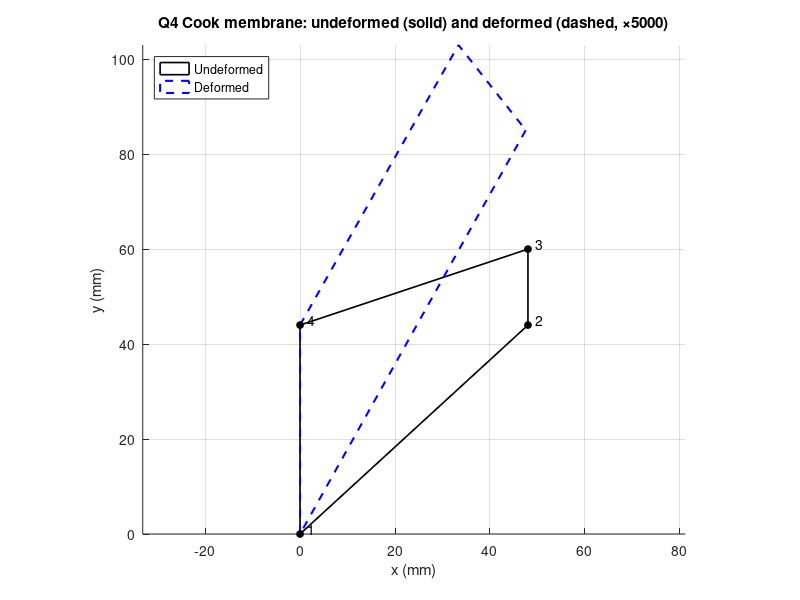

MATLAB code to generate this figure: (Note: this script raises an error after producing the figure.)
% Chapter 7 -- Q4 Cook membrane under in-plane shear
% One Q4 element: nodes 1(0,0) 2(48,44) 3(48,60) 4(0,44) [mm]
% E=70000 N/mm^2, nu=0.3, t=1 mm, plane stress
% BCs: left edge clamped (nodes 1,4); load: 50 N vertical at nodes 2,3
clear; clc; close all;

%% Parameters
E  = 70000;  nu = 0.3;  t = 1;
xy = [0,0; 48,44; 48,60; 0,44];

%% Constitutive matrix (plane stress)
D = E/(1-nu^2) * [1,nu,0; nu,1,0; 0,0,(1-nu)/2];

%% 2x2 Gauss points and weights
g    = 1/sqrt(3);
gpts = [-g,-g; g,-g; g,g; -g,g];
w    = [1,1,1,1];

%% Assemble element stiffness
ke   = zeros(8);
B_all = cell(4,1);
J_all = cell(4,1);

for gp = 1:4
    xi  = gpts(gp,1);  eta = gpts(gp,2);

    % Natural derivatives of shape functions
    dN_dxi  = [-(1-eta), (1-eta), (1+eta), -(1+eta)] / 4;
    dN_deta = [-(1-xi), -(1+xi),  (1+xi),  (1-xi) ] / 4;

    % Jacobian and its inverse
    J    = [dN_dxi;  dN_deta] * xy;
    detJ = det(J);
    Jinv = inv(J);

    % Physical derivatives
    dN_dx = Jinv(1,:) * [dN_dxi; dN_deta];
    dN_dy = Jinv(2,:) * [dN_dxi; dN_deta];

    % Strain-displacement matrix B (3x8)
    B = zeros(3,8);
    B(1,1:2:7) = dN_dx;
    B(2,2:2:8) = dN_dy;
    B(3,1:2:7) = dN_dy;
    B(3,2:2:8) = dN_dx;

    ke = ke + t * w(gp) * detJ * B' * D * B;
    B_all{gp} = B;
    J_all{gp} = J;
end

%% Print Gauss-point data
fprintf('=== JACOBIAN AT GAUSS POINTS ===\n')
for gp = 1:4
    J = J_all{gp};
    fprintf('GP%d: J=[%.4f,%.4f;%.4f,%.4f]  detJ=%.4f\n', ...
            gp, J(1,1),J(1,2),J(2,1),J(2,2), det(J_all{gp}))
end
fprintf('\n=== B MATRIX AT GP1 (x1e3) ===\n')
disp(B_all{1}*1e3)
fprintf('\n=== ke (x1e-3 N/mm) ===\n')
disp(ke/1e3)

%% BCs and load
fixed = [1,2,7,8];   % u1,v1,u4,v4
free  = setdiff(1:8, fixed);
F = zeros(8,1);
F(4) = 50;   % v2
F(6) = 50;   % v3

u = zeros(8,1);
u(free) = ke(free,free) \ F(free);

fprintf('\n=== SOLUTION (mm) ===\n')
fprintf('u2=%+.6f  v2=%+.6f\n', u(3), u(4))
fprintf('u3=%+.6f  v3=%+.6f\n', u(5), u(6))

%% Stresses at Gauss points
fprintf('\n=== STRESSES AT GAUSS POINTS (N/mm^2) ===\n')
for gp = 1:4
    sig = D * B_all{gp} * u;
    fprintf('GP%d: sx=%+.4f  sy=%+.4f  txy=%+.4f\n', gp, sig(1), sig(2), sig(3))
end

%% Figure: mesh and deformed shape
scale = 5000;
fig = figure('Units','centimeters','Position',[2,2,14,12]);
hold on; axis equal; grid on;

% Undeformed
patch('XData', xy([1,2,3,4,1],1), 'YData', xy([1,2,3,4,1],2), ...
      'FaceColor','none', 'EdgeColor','k', 'LineWidth',1.2)

% Deformed
xy_def = xy + scale * reshape(u,2,[])';
patch('XData', xy_def([1,2,3,4,1],1), 'YData', xy_def([1,2,3,4,1],2), ...
      'FaceColor','none', 'EdgeColor','b', 'LineStyle','--', 'LineWidth',1.5)

% Nodes
for n = 1:4
    plot(xy(n,1), xy(n,2), 'ko', 'MarkerSize', 5, 'MarkerFaceColor','k')
    text(xy(n,1)+1.5, xy(n,2)+1, sprintf('%d',n), 'FontSize',10)
end

xlabel('x (mm)'); ylabel('y (mm)')
title(sprintf('Q4 Cook membrane: undeformed (solid) and deformed (dashed, \\times%d)', scale))
legend({'Undeformed','Deformed'}, 'Location','northwest')

book_style(fig);
exportgraphics(fig, '../figures/q4_cook_results.pdf', 'ContentType','vector')
exportgraphics(fig, '../figures/q4_cook_results.png', 'Resolution', 300)
fprintf('\nFigures saved to ../figures/\n')
